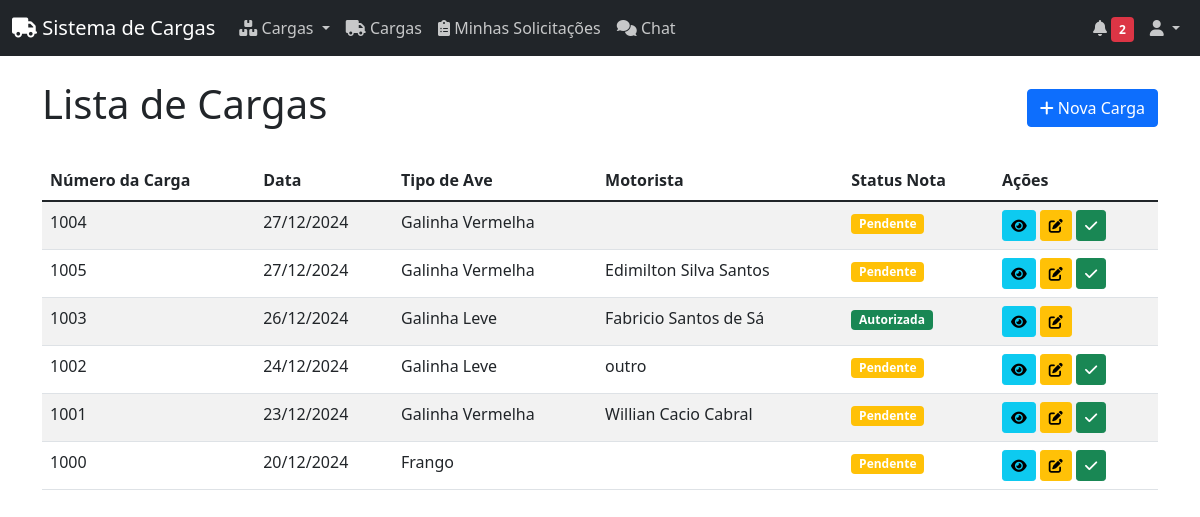
/cargas/ (signed in), run on the app's committed database.
### models/carga.py (models this page shows, shortened)
class Carga(db.Model):
    __tablename__ = 'cargas'
    STATUS_PENDENTE = 'pendente'
    STATUS_EM_ANDAMENTO = 'em_andamento'
    STATUS_CONCLUIDA = 'concluida'
    STATUS_CANCELADA = 'cancelada'
    id = db.Column(db.Integer, primary_key=True)
    numero_carga = db.Column(db.String(20), unique=True, nullable=False)
    tipo_ave = db.Column(db.String(50), nullable=False)
    quantidade_cargas = db.Column(db.Integer, nullable=False)
    ordem_carga = db.Column(db.String(10), nullable=False)
    data_abate = db.Column(db.Date, nullable=False)
    dia_semana = db.Column(db.String(20))
    agenciador = db.Column(db.String(100))
    motorista = db.Column(db.String(100))
    motorista_outro = db.Column(db.String(100))
    transportadora = db.Column(db.String(100))
    placa_veiculo = db.Column(db.String(20))
    km_saida = db.Column(db.Float, default=0)
    km_chegada = db.Column(db.Float, default=0)
    km_rodados = db.Column(db.Float, default=0)
    valor_km = db.Column(db.Float, default=0)
    valor_frete = db.Column(db.Float, default=0)
    status_frete = db.Column(db.String(50))
    status = db.Column(db.String(50), default='pendente')  # pendente, em_andamento, concluida, cancelada
    caixas_vazias = db.Column(db.Integer, default=0)
    quantidade_caixas = db.Column(db.Integer, default=0)
    produtor = db.Column(db.String(100))
    uf_produtor = db.Column(db.String(2))
    numero_nfe = db.Column(db.String(50))
    data_nfe = db.Column(db.Date)
    numero_gta = db.Column(db.String(50))
    data_gta = db.Column(db.Date)
    peso_granja = db.Column(db.Float, default=0)
    peso_frigorifico = db.Column(db.Float, default=0)
    percentual_quebra = db.Column(db.Float, default=0)
    quebra_peso = db.Column(db.Float, default=0)
    motivo_alta_quebra = db.Column(db.Text)
    pedagios = db.Column(db.Float, default=0)
    outras_despesas = db.Column(db.Float, default=0)
    abastecimento_empresa = db.Column(db.Float, default=0)
    abastecimento_posto = db.Column(db.Float, default=0)
    adiantamento = db.Column(db.Float, default=0)
    valor_pagar = db.Column(db.Float, default=0)
    nota_aprovada = db.Column(db.Boolean, default=False)
    aprovado_por_id = db.Column(db.Integer, db.ForeignKey('usuarios.id'))
    aprovado_em = db.Column(db.DateTime)
    nota_autorizada = db.Column(db.Boolean, default=False)
    autorizado_por_id = db.Column(db.Integer, db.ForeignKey('usuarios.id'))
    autorizado_em = db.Column(db.DateTime)
    assinatura_autorizacao = db.Column(db.String(500))
    criado_em = db.Column(db.DateTime, default=datetime.now(UTC))
    atualizado_em = db.Column(db.DateTime, default=datetime.now(UTC), onupdate=datetime.now(UTC))
    criado_por_id = db.Column(db.Integer, db.ForeignKey('usuarios.id'))
    atualizado_por_id = db.Column(db.Integer, db.ForeignKey('usuarios.id'))
    criado_por = db.relationship('Usuario', foreign_keys=[criado_por_id])
    atualizado_por = db.relationship('Usuario', foreign_keys=[atualizado_por_id])
    aprovado_por = db.relationship('Usuario', foreign_keys=[aprovado_por_id], backref='cargas_aprovadas')
    autorizado_por = db.relationship('Usuario', foreign_keys=[autorizado_por_id], backref='cargas_autorizadas')
    subcargas = db.relationship('SubCarga', backref='carga', lazy=True)
    producoes = db.relationship('Producao', backref='carga', lazy=True)
    fechamento = db.relationship('Fechamento', back_populates='carga', uselist=False)

### routes/cargas.py (the view)
@cargas_bp.route('/')
@login_required
def listar_cargas():
    cargas = Carga.query.order_by(Carga.criado_em.desc()).all()
    return render_template('cargas/listar_cargas.html', cargas=cargas)

### templates/cargas/listar_cargas.html (shortened to what this page needs)
{% extends "base.html" %}
{% block content %}
<div class="container">
    <div class="d-flex justify-content-between align-items-center mb-4">
        <h1>Lista de Cargas</h1>
        {% if current_user.tipo == 'balanca' %}
        <a href="{{ url_for('cargas.nova_carga') }}" class="btn btn-primary">
            <i class="fas fa-plus"></i> Nova Carga
        </a>
        {% endif %}
    </div>
    <div class="table-responsive">
        <table class="table table-striped table-hover">
            <thead>
                <tr>
                    <th>Número da Carga</th>
                    <th>Data</th>
                    <th>Tipo de Ave</th>
                    <th>Motorista</th>
                    <th>Status Nota</th>
                    <th>Ações</th>
                </tr>
            </thead>
            <tbody>
                {% for carga in cargas %}
                <tr>
                    <td>{{ carga.numero_carga }}</td>
                    <td>{{ carga.criado_em.strftime('%d/%m/%Y') }}</td>
                    <td>{{ carga.tipo_ave }}</td>
                    <td>{{ carga.motorista }}</td>
                    <td>
                        {% if carga.nota_autorizada %}
                            <span class="badge bg-success">Autorizada</span>
                        {% elif carga.nota_aprovada %}
                            <span class="badge bg-info">Aprovada</span>
                        {% else %}
                            <span class="badge bg-warning">Pendente</span>
                        {% endif %}
                    </td>
                    <td>
                        <a href="{{ url_for('cargas.visualizar_carga', id=carga.id) }}" class="btn btn-sm btn-info" title="Visualizar">
                            <i class="fas fa-eye"></i>
                        </a>
                        {% if current_user.tipo == 'balanca' %}
                        <a href="{{ url_for('cargas.editar_carga', id=carga.id) }}" class="btn btn-sm btn-warning" title="Editar">
                            <i class="fas fa-edit"></i>
                        </a>
                        {% endif %}
                        {% if not carga.nota_aprovada %}
                        <button onclick="aprovarNota({{ carga.id }})" class="btn btn-sm btn-success" title="Aprovar Nota">
                            <i class="fas fa-check"></i>
                        </button>
                        {% endif %}
                    </td>
                </tr>
                {% endfor %}
            </tbody>
        </table>
    </div>
</div>
{% endblock %}

### data on the page
Carga: numero_carga "1004", criado_em "27/12/2024", tipo_ave "Galinha Vermelha", nota_autorizada "Pendente"
Carga: numero_carga "1005", criado_em "27/12/2024", tipo_ave "Galinha Vermelha", motorista "Edimilton Silva Santos", nota_autorizada "Pendente"
Carga: numero_carga "1003", criado_em "26/12/2024", tipo_ave "Galinha Leve", motorista "Fabricio Santos de Sá", nota_autorizada "Autorizada"
Carga: numero_carga "1002", criado_em "24/12/2024", tipo_ave "Galinha Leve", motorista "outro", nota_autorizada "Pendente"
Carga: numero_carga "1001", criado_em "23/12/2024", tipo_ave "Galinha Vermelha", motorista "Willian Cacio Cabral", nota_autorizada "Pendente"
Carga: numero_carga "1000", criado_em "20/12/2024", tipo_ave "Frango", nota_autorizada "Pendente"
